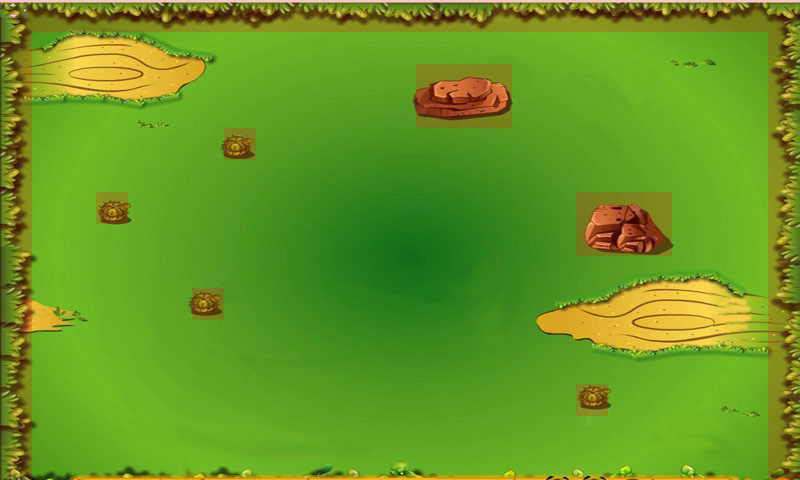

Rendered tile map (Tiled .tmx) drawn with the repository's tilesets; below, a short description and the map source with its tile grids summarised:
An orthogonal 25x15 tile map with 32x32 px tiles, 2 tile layers (Tile Layer 1, Tile Layer 2), 2 tilesets.

<map version="1.0" orientation="orthogonal" width="25" height="15" tilewidth="32" tileheight="32">
 <tileset firstgid="1" name="grid5" tilewidth="32" tileheight="32">
  <image source="grid5.jpg" width="800" height="480" />
 </tileset>
 <tileset firstgid="376" name="meta_tiles" tilewidth="32" tileheight="32" spacing="1" margin="1">
  <image source="meta_tiles.png" width="67" height="34" />
  <tile id="0">
   <properties>
    <property name="Obstacle" value="true" />
   </properties>
  </tile>
 </tileset>
 <layer name="Tile Layer 1" width="25" height="15">
  <data>[375 cells, 375 non-empty, 375 distinct tile ids]</data>
 </layer>
 <layer name="Tile Layer 2" width="25" height="15">
  <data>[375 cells, 69 non-empty, 1 distinct tile ids]</data>
 </layer>
</map>
